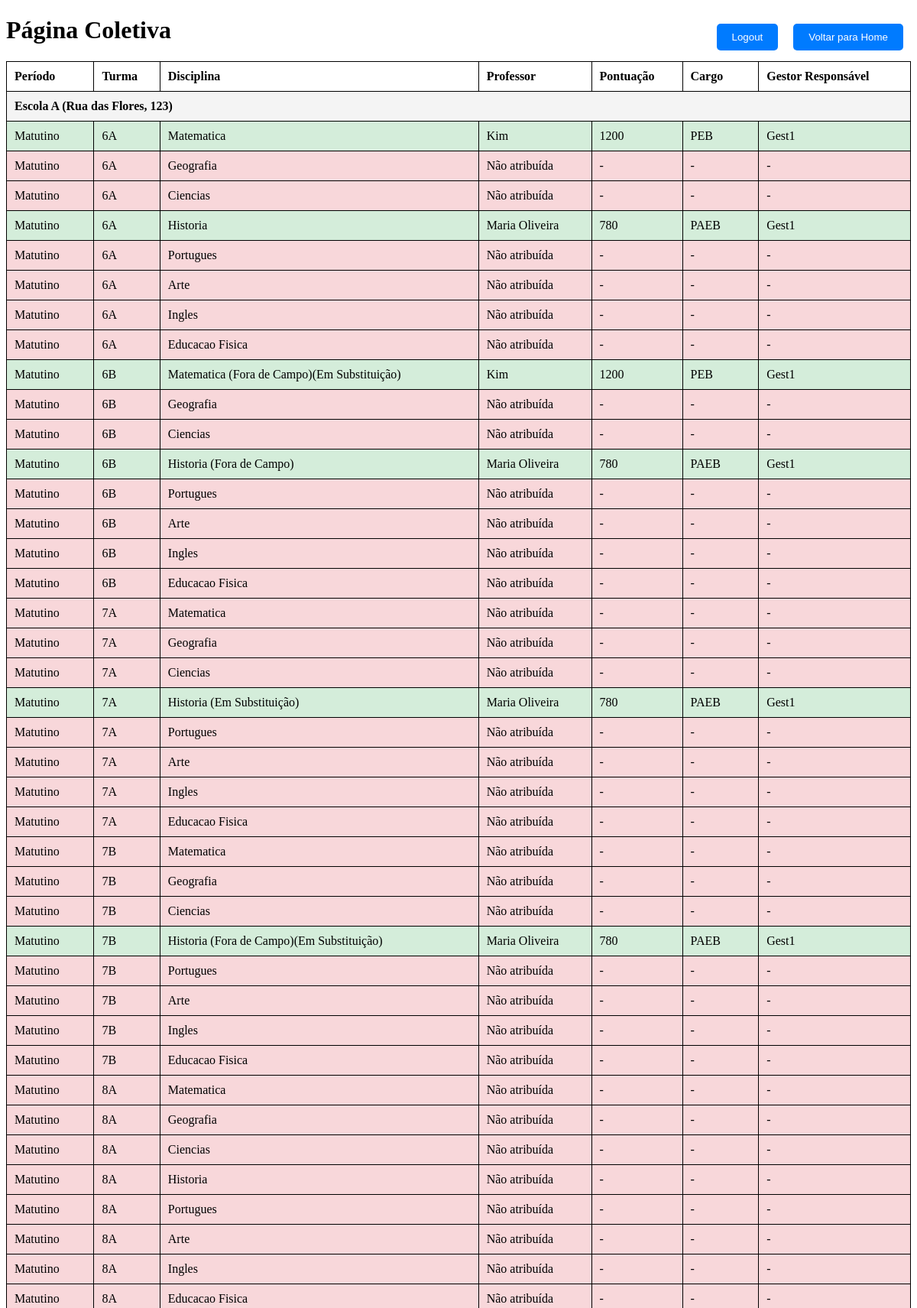
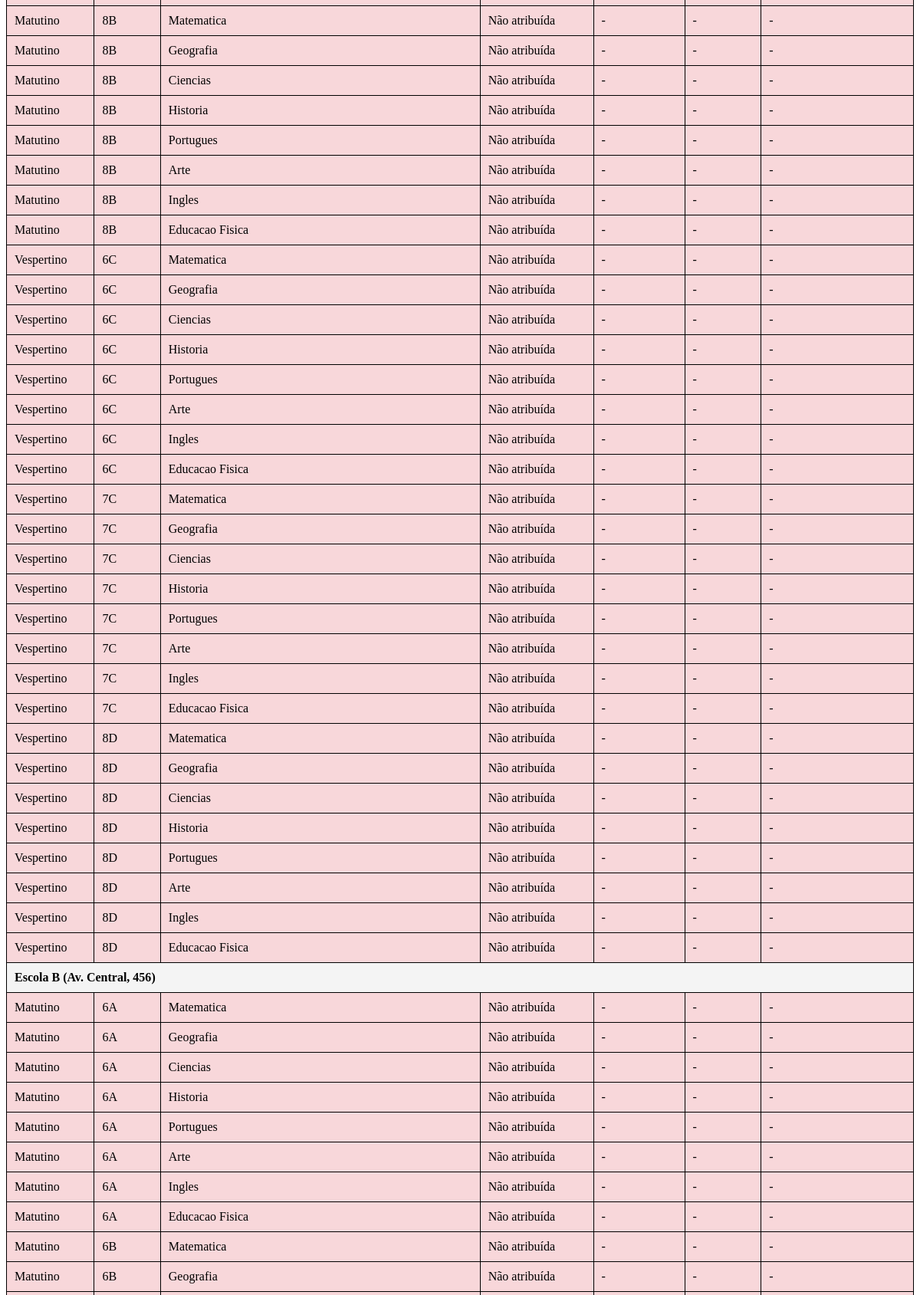
Before: /coletiva/ (signed in, upper part) with the older database file (2 pictures, top to bottom).
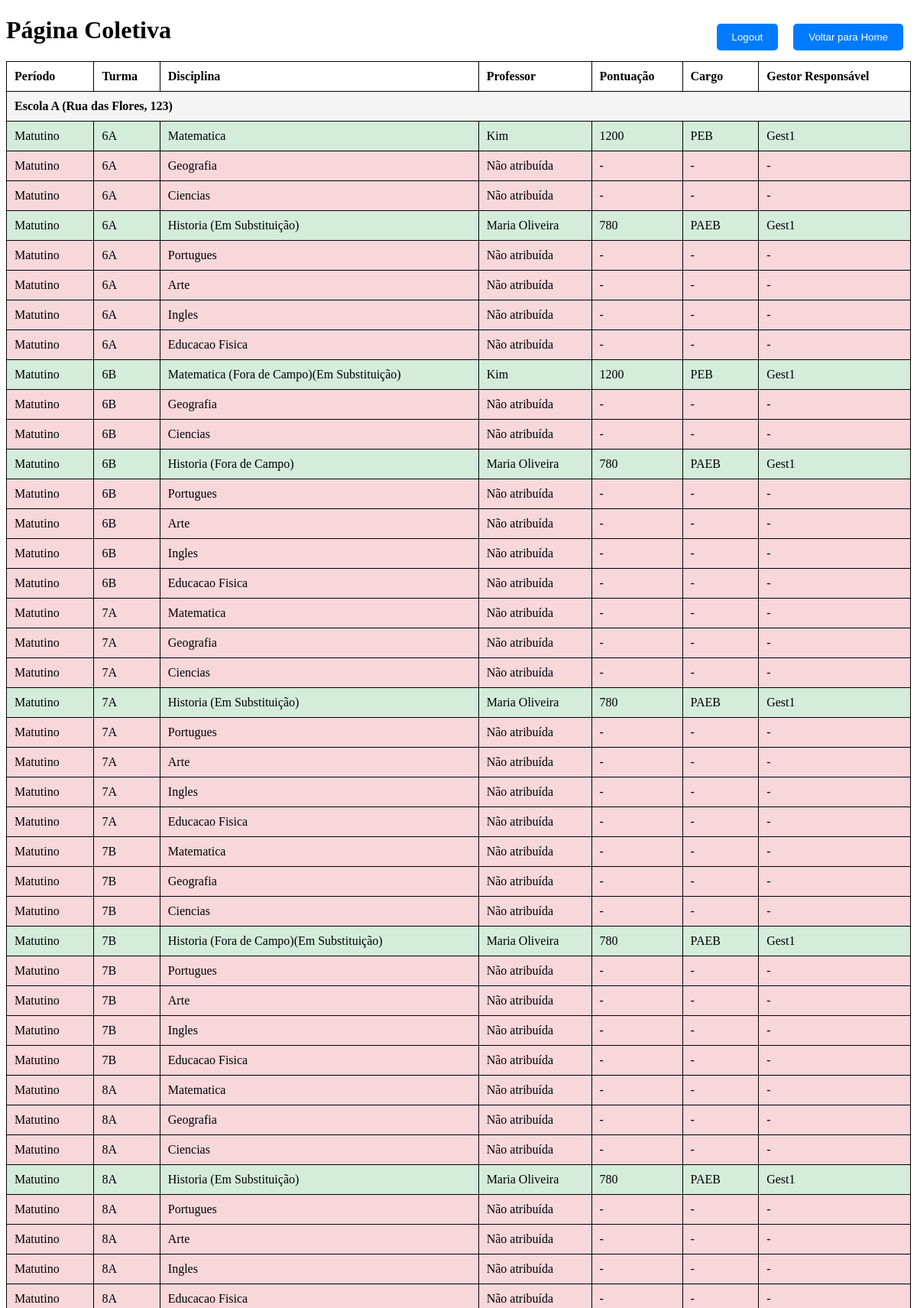
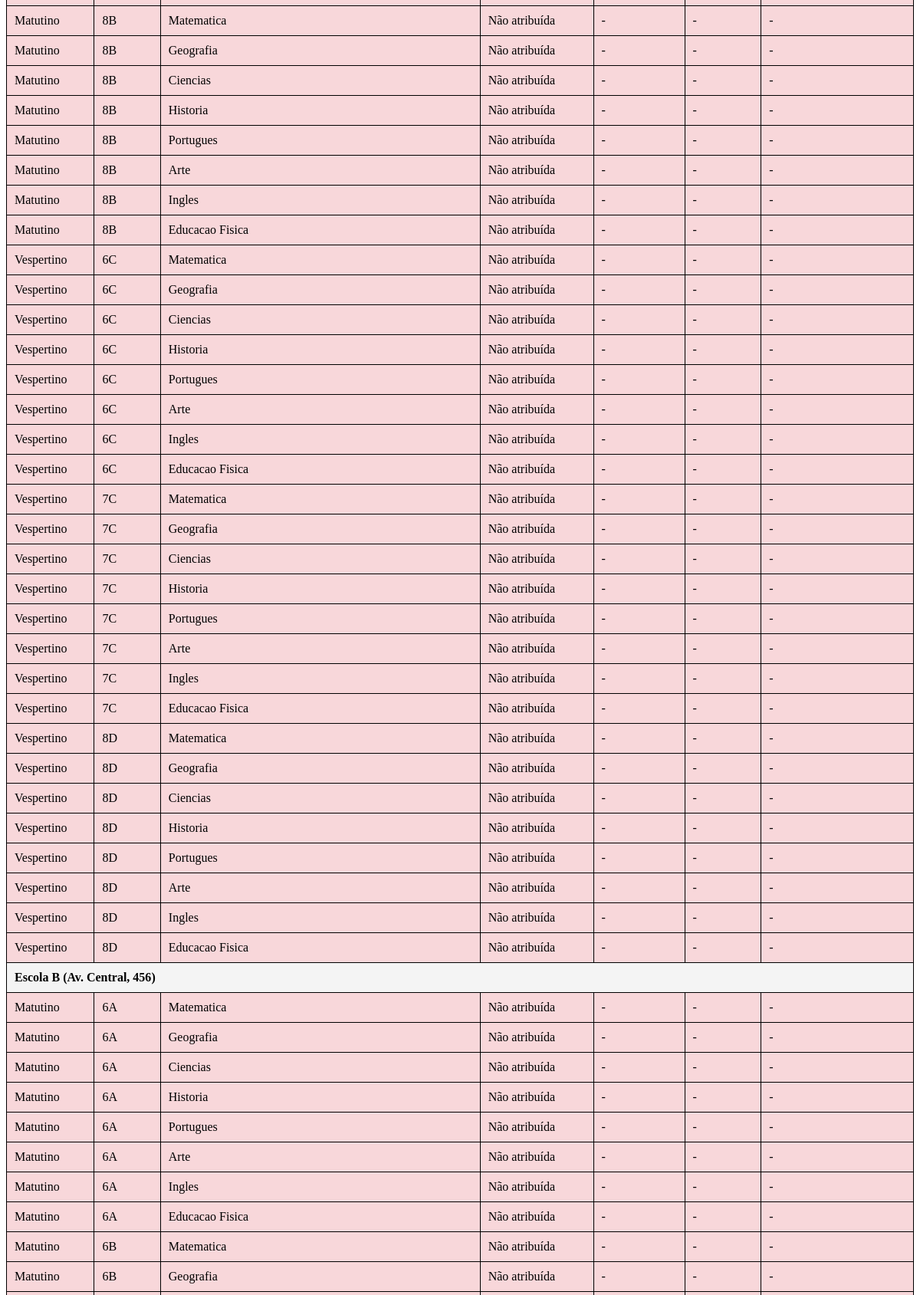
After: the same page with the newer database file (2 pictures, top to bottom).
### core/models.py (models this page shows, shortened)
class Escola(models.Model):
    id_escola = models.CharField(max_length=255, help_text="Identificação da escola.")  # ID da escola.
    nome = models.CharField(max_length=255, help_text="Nome da escola.")  # Nome da escola.
    endereco = models.CharField(max_length=255, help_text="Endereço da escola.")  # Endereço da escola.
    turmas_matutino = models.TextField()  # Lista de turmas matutino separadas por vírgula
    turmas_vespertino = models.TextField()  # Lista de turmas vespertino separadas por vírgula
    status_matutino = models.TextField()  # Lista de status matutino separadas por vírgula
    status_vespertino = models.TextField()  # Lista de status vespertino separadas por vírgula

class Professor(models.Model):
    CARGO_CHOICES = [
        ('PEB', 'Professor de Educação Básica'),
        ('PAEB', 'Professor Adjunto de Educação Básica'),
        ('AMBOS', 'Ambos os Cargos'),
    ]
    nome = models.CharField(max_length=255, help_text="Nome completo do professor.")  # Nome completo do professor.
    cpf = models.CharField(max_length=11, unique=True, help_text="CPF do professor (usado como login).")  # CPF único.
    celular = models.CharField(max_length=15, help_text="Número de telefone para contato.")  # Telefone para contato.
    cargo = models.CharField(max_length=5, choices=CARGO_CHOICES, help_text="Cargo do professor: PEB, PAEB ou AMBOS.")  # Cargo do professor.
    id_sede = models.ForeignKey(
        'Escola',
        on_delete=models.SET_NULL,
        null=True,
        blank=True,
        related_name="professores_sede",
        help_text="Escola sede do professor, caso aplicável."
    )
    disciplina_peb = models.CharField(max_length=255, null=True, blank=True, help_text="Disciplina para o cargo PEB.")
    disciplina_paeb = models.CharField(max_length=255, null=True, blank=True, help_text="Disciplina para o cargo PAEB.")
    pontuacao_peb = models.IntegerField(null=True, blank=True, help_text="Pontuação do professor no cargo PEB.")
    pontuacao_paeb = models.IntegerField(null=True, blank=True, help_text="Pontuação do professor no cargo PAEB.")
    class Meta:
        verbose_name = "Professor"
        verbose_name_plural = "Professores"

class Atribuicao(models.Model):
    professor = models.ForeignKey(Professor, on_delete=models.CASCADE, help_text="Professor atribuído.")  # Professor vinculado à atribuição.
    escola = models.ForeignKey(Escola, on_delete=models.CASCADE, help_text="Escola onde a atribuição foi feita.")  # Escola vinculada à atribuição.
    turma = models.CharField(max_length=10, help_text="Turma atribuída (ex.: 6A, 7B).")  # Turma específica.
    disciplina = models.CharField(max_length=50, help_text="Disciplina atribuída (ex.: Matemática, Português).")  # Disciplina atribuída.
    gestor_responsavel = models.CharField(max_length=100, null=True, blank=True)  # Adiciona o campo
    fora_de_campo = models.BooleanField(default=False, help_text="Indica se a atribuição foi feita fora da especialidade do professor.")  # Se a atribuição foi fora da especialidade.
    class Meta:
        verbose_name = "Atribuição"
        verbose_name_plural = "Atribuições"

### core/views.py (the view)
# urls.py: path('coletiva/', views.pagina_coletiva, name='pagina_coletiva'),  # Página coletiva
@login_required
def pagina_coletiva(request):
    ranking_peb, ranking_paeb, ranking_geral, professores_geral = calcular_classificacao()
    escolas = Escola.objects.all().prefetch_related('atribuicao_set')
    dados_coletivos = []
    for escola in escolas:
        turmas_matutino = escola.turmas_matutino.split(",") if escola.turmas_matutino else []
        turmas_vespertino = escola.turmas_vespertino.split(",") if escola.turmas_vespertino else []
        periodos = [
            {"nome": "Matutino", "turmas": turmas_matutino},
            {"nome": "Vespertino", "turmas": turmas_vespertino},
        ]
        dados_escola = {"nome": escola.nome, "endereco": escola.endereco, "periodos": []}
        disciplinas = ["matematica", "geografia", "ciencias", "historia", "portugues", "arte", "ingles", "educacao_fisica"]
        for periodo in periodos:
            dados_periodo = {"nome": periodo["nome"], "turmas": []}
            for turma in periodo["turmas"]:
                dados_turma = {"nome": turma, "disciplinas": []}
                for disciplina in disciplinas:
                    atribuicao = Atribuicao.objects.filter(escola=escola, turma=turma.strip(), disciplina__icontains=disciplina).first()
                    if atribuicao:
                        fora_de_campo_texto = "(Fora de Campo)" if "fora de campo" in atribuicao.disciplina.lower() else ""
                        em_substituicao_texto = "(Em Substituição)" if "substituição" in atribuicao.disciplina.lower() else ""
                        if atribuicao.professor.cargo == "AMBOS":
                            pontuacao = f"{atribuicao.professor.pontuacao_peb}, {atribuicao.professor.pontuacao_paeb}"
                        elif atribuicao.professor.cargo == "PEB":
                            pontuacao = atribuicao.professor.pontuacao_peb
                        else:
                            pontuacao = atribuicao.professor.pontuacao_paeb
                        dados_turma["disciplinas"].append({
                            "nome": f"{disciplina.replace('_', ' ').title()} {fora_de_campo_texto}{em_substituicao_texto}".strip(),
                            "professor": atribuicao.professor.nome,
                            "pontuacao": pontuacao,  # Agora exibe corretamente as duas pontuações se for "AMBOS"
                            "cargo": atribuicao.professor.cargo,
                            "gestor": atribuicao.gestor_responsavel if hasattr(atribuicao, 'gestor_responsavel') else "N/A"
                        })
                    else:
                        dados_turma["disciplinas"].append({
                            "nome": disciplina.replace("_", " ").title(),
                            "professor": None
                        })
                dados_periodo["turmas"].append(dados_turma)
            dados_escola["periodos"].append(dados_periodo)
        dados_coletivos.append(dados_escola)
    return render(request, 'pagina_coletiva.html', {
        "dados_coletivos": dados_coletivos,
        "ranking_peb": ranking_peb,
        "ranking_paeb": ranking_paeb,
        "ranking_geral": ranking_geral,
        "professores_geral": professores_geral
    })

### templates/pagina_coletiva.html (shortened to what this page needs)
<!DOCTYPE html>
<html lang="en">
<head>
</head>
<body>
    <button onclick="window.location.href='/'" style="float: right; margin: 10px;">Voltar para Home</button>
    <button onclick="window.location.href='/logout/'" style="float: right; margin: 10px;">Logout</button>
    <h1>Página Coletiva</h1>
    <table>
        <thead>
            <tr>
                <th>Período</th>
                <th>Turma</th>
                <th>Disciplina</th>
                <th>Professor</th>
                <th>Pontuação</th>
                <th>Cargo</th>
                <th>Gestor Responsável</th>
            </tr>
        </thead>
        <tbody>
            {% for escola in dados_coletivos %}
                <tr class="escola">
                    <td colspan="7">{{ escola.nome }} ({{ escola.endereco }})</td>
                </tr>
                {% for periodo in escola.periodos %}
                    {% for turma in periodo.turmas %}
                        {% for disciplina in turma.disciplinas %}
                            <tr class="{% if disciplina.professor %}atribuida{% else %}nao-atribuida{% endif %}">
                                <td>{{ periodo.nome }}</td>
                                <td>{{ turma.nome }}</td>
                                <td>{{ disciplina.nome }}</td>
                                <td>{{ disciplina.professor|default:"Não atribuída" }}</td>
                                <td>{{ disciplina.pontuacao|default:"-" }}</td>
                                <td>{{ disciplina.cargo|default:"-" }}</td>
                                <td>{{ disciplina.gestor|default:"-" }}</td>
                            </tr>
                        {% endfor %}
                    {% endfor %}
                {% endfor %}
            {% endfor %}
        </tbody>
    </table>
</body>
</html>

### templates/pagina_coletiva.html (style rules this page uses)
button { padding: 10px 20px; background-color: #007BFF; color: white; border: none; border-radius: 5px; cursor: pointer; pointer-events: auto; }
table { width: 100%; border-collapse: collapse; margin: 20px 0; }
table, th, td { border: 1px solid black; }
th, td { padding: 10px; text-align: left; }
.escola { background-color: #f4f4f4; font-weight: bold; }
.atribuida { background-color: #d4edda; }
.nao-atribuida { background-color: #f8d7da; }

Changed rows visible on the page:
removed Atribuicao: gestor "Gest1", nome "Matutino", nome "6A", nome "Historia", professor "Não atribuída", pontuacao "-", cargo "-", gestor "-"
added Atribuicao: gestor "Gest1"
added Atribuicao: gestor "Gest1"
Other visible differences:
list line gone: "Matutino 6A Historia 780 Matutino 8A Historia Não atribuída - - -"
new list line: "Matutino 6A Historia (Em Substituição) 780 Matutino 8A Historia (Em Substituição) 780"
list line gone: "Maria Oliveira PAEB"
new list line: "Maria Oliveira PAEB Maria Oliveira PAEB"
new list line: "Matutino 6A Historia Não atribuída - - -"
